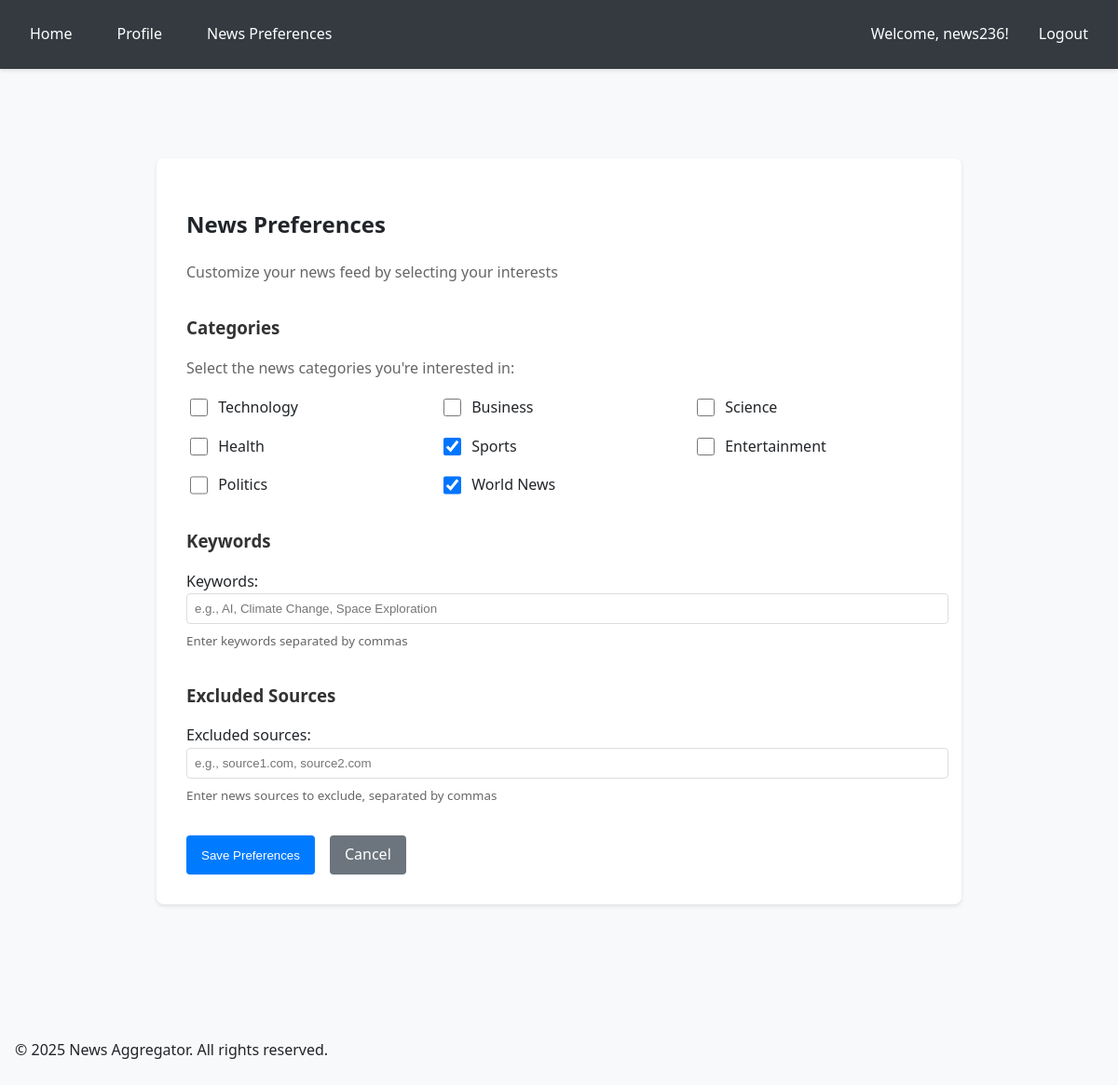
/accounts/preferences/ (signed in), run on the app's committed database.
### accounts/models.py (models this page shows, shortened)
class CustomUser(AbstractUser):
    email = models.EmailField(unique=True)
    bio = models.TextField(max_length=500, blank=True)
    birth_date = models.DateField(null=True, blank=True)
    profile_picture = models.ImageField(upload_to='profile_pics/', null=True, blank=True)
    USERNAME_FIELD = 'email'
    REQUIRED_FIELDS = ['username']

class UserPreference(models.Model):
    CATEGORY_CHOICES = [
        ('TECH', 'Technology'),
        ('BUSINESS', 'Business'),
        ('SCIENCE', 'Science'),
        ('HEALTH', 'Health'),
        ('SPORTS', 'Sports'),
        ('ENTERTAINMENT', 'Entertainment'),
        ('POLITICS', 'Politics'),
        ('WORLD', 'World News'),
    ]
    user = models.OneToOneField(CustomUser, on_delete=models.CASCADE, related_name='preferences')
    categories = models.JSONField(default=list, blank=True, help_text="List of preferred news categories")
    keywords = models.CharField(max_length=255, blank=True, help_text="Comma-separated keywords of interest")
    excluded_sources = models.CharField(max_length=255, blank=True, help_text="Comma-separated news sources to exclude")
    created_at = models.DateTimeField(auto_now_add=True)
    updated_at = models.DateTimeField(auto_now=True)

### accounts/views.py (the view)
# urls.py: path('preferences/', views.preferences, name='preferences'),
@login_required
def preferences(request):
    preference, created = UserPreference.objects.get_or_create(
        user=request.user,
        defaults={
            'categories': [],
            'keywords': '',
            'excluded_sources': ''
        }
    )
    if request.method == 'POST':
        form = UserPreferenceForm(request.POST, instance=preference)
        if form.is_valid():
            form.save()
            messages.success(request, 'News preferences updated successfully!')
            return redirect('news:index')
    else:
        form = UserPreferenceForm(instance=preference)
    return render(request, 'accounts/preferences.html', {
        'form': form,
        'categories': UserPreference.CATEGORY_CHOICES
    })

### accounts/forms.py (shortened to what this page needs)
class UserPreferenceForm(forms.ModelForm):
    categories = forms.MultipleChoiceField(
        choices=UserPreference.CATEGORY_CHOICES,
        widget=forms.CheckboxSelectMultiple,
        required=False,
        help_text="Select your preferred news categories"
    )
    keywords = forms.CharField(
        required=False,
        widget=forms.TextInput(attrs={
            'placeholder': 'e.g., AI, Climate Change, Space Exploration',
            'class': 'form-control'
        }),
        help_text="Enter keywords separated by commas"
    )
    excluded_sources = forms.CharField(
        required=False,
        widget=forms.TextInput(attrs={
            'placeholder': 'e.g., source1.com, source2.com',
            'class': 'form-control'
        }),
        help_text="Enter news sources to exclude, separated by commas"
    )
    class Meta:
        model = UserPreference
        fields = ['categories', 'keywords', 'excluded_sources']

### accounts/templates/accounts/preferences.html (shortened to what this page needs)
{% extends "base.html" %}
{% block content %}
<div class="container">
    <div class="preferences-container">
        <h2>News Preferences</h2>
        <p class="lead">Customize your news feed by selecting your interests</p>
        <form method="post" novalidate>
            <div class="form-section">
                <h3>Categories</h3>
                <p class="help-text">Select the news categories you're interested in:</p>
                <div class="categories-grid">
                    {% for value, label in categories %}
                    <div class="category-item">
                        <input type="checkbox" name="categories" value="{{ value }}"
                               id="category_{{ value }}"
                               {% if value in form.instance.categories %}checked{% endif %}>
                        <label for="category_{{ value }}">{{ label }}</label>
                    </div>
                    {% endfor %}
                </div>
            </div>
            <div class="form-section">
                <h3>Keywords</h3>
                {{ form.keywords.label_tag }}
                {{ form.keywords }}
                {% if form.keywords.help_text %}
                <small class="help-text">{{ form.keywords.help_text }}</small>
                {% endif %}
            </div>
            <div class="form-section">
                <h3>Excluded Sources</h3>
                {{ form.excluded_sources.label_tag }}
                {{ form.excluded_sources }}
                {% if form.excluded_sources.help_text %}
                <small class="help-text">{{ form.excluded_sources.help_text }}</small>
                {% endif %}
            </div>
            <div class="button-group">
                <button type="submit" class="btn btn-primary">Save Preferences</button>
                <a href="{% url 'news:index' %}" class="btn btn-secondary">Cancel</a>
            </div>
        </form>
    </div>
</div>
{% endblock %}

### templates/base.html (shortened to what this page needs)
{% load static %}
<!DOCTYPE html>
<html lang="en">
<head>
    <link rel="stylesheet" href="https://cdnjs.cloudflare.com/ajax/libs/font-awesome/6.5.1/css/all.min.css">
</head>
<body>
    <header>
        <nav>
            <div class="nav-left">
                <a href="{% url 'news:index' %}">Home</a>
                {% if user.is_authenticated %}
                <a href="{% url 'accounts:profile' %}">Profile</a>
                <a href="{% url 'accounts:preferences' %}">News Preferences</a>
                {% endif %}
            </div>
            <div class="nav-right">
                {% if user.is_authenticated %}
                <span>Welcome, {{ user.username }}!</span>
                <a href="{% url 'accounts:logout' %}">Logout</a>
                {% else %}
                <a href="{% url 'accounts:login' %}">Login</a>
                <a href="{% url 'accounts:register' %}">Register</a>
                {% endif %}
            </div>
        </nav>
    </header>
    <div class="container">
        {% block content %}{% endblock %}
    </div>
    <footer>
        <div class="container">
            <p>&copy; {% now "Y" %} News Aggregator. All rights reserved.</p>
        </div>
    </footer>
</body>
</html>

### templates/base.html (style rules this page uses)
:root { --primary-color: #007bff; --secondary-color: #6c757d; --background-color: #f8f9fa; --text-color: #212529; --border-color: #dee2e6; }
body { font-family: 'Segoe UI', Tahoma, Geneva, Verdana, sans-serif; margin: 0; padding: 0; background-color: var(--background-color); color: var(--text-color); line-height: 1.6; }
header { background-color: #343a40; color: white; padding: 1rem 0; box-shadow: 0 2px 4px rgba(0, 0, 0, 0.1); }
nav { display: flex; justify-content: space-between; align-items: center; max-width: 1200px; margin: 0 auto; padding: 0 1rem; }
nav a { color: white; text-decoration: none; padding: 0.5rem 1rem; border-radius: 4px; transition: background-color 0.3s; }
.nav-left, .nav-right { display: flex; align-items: center; gap: 1rem; }
.container { max-width: 1200px; margin: 0 auto; padding: 2rem 1rem; }

### accounts/templates/accounts/preferences.html (style rules this page uses)
.preferences-container { max-width: 800px; margin: 2rem auto; padding: 2rem; background: white; border-radius: 8px; box-shadow: 0 2px 4px rgba(0, 0, 0, 0.1); }
.lead { color: #666; margin-bottom: 2rem; }
.form-section { margin-bottom: 2rem; }
.form-section h3 { margin-bottom: 1rem; color: #333; }
.help-text { color: #666; margin-bottom: 1rem; display: block; }
.categories-grid { display: grid; grid-template-columns: repeat(auto-fill, minmax(200px, 1fr)); gap: 1rem; margin: 1rem 0; }
.category-item { display: flex; align-items: center; gap: 0.5rem; }
.category-item input[type="checkbox"] { width: 1.2rem; height: 1.2rem; }
.category-item label { margin: 0; cursor: pointer; }
input[type="text"] { width: 100%; padding: 0.5rem; border: 1px solid #ddd; border-radius: 4px; margin-bottom: 0.5rem; }
.button-group { display: flex; gap: 1rem; margin-top: 2rem; }
.btn { padding: 0.5rem 1rem; border: none; border-radius: 4px; cursor: pointer; font-weight: 500; }
.btn-primary { background-color: #007bff; color: white; }
.btn-secondary { background-color: #6c757d; color: white; text-decoration: none; }

### data on the page
CustomUser: username "news236"
UserPreference: categories "☑" "☑"

### other printed values
{{ label }} "Technology" "Business" "Science" "Health" "Sports" "Entertainment" "Politics" "World News"
